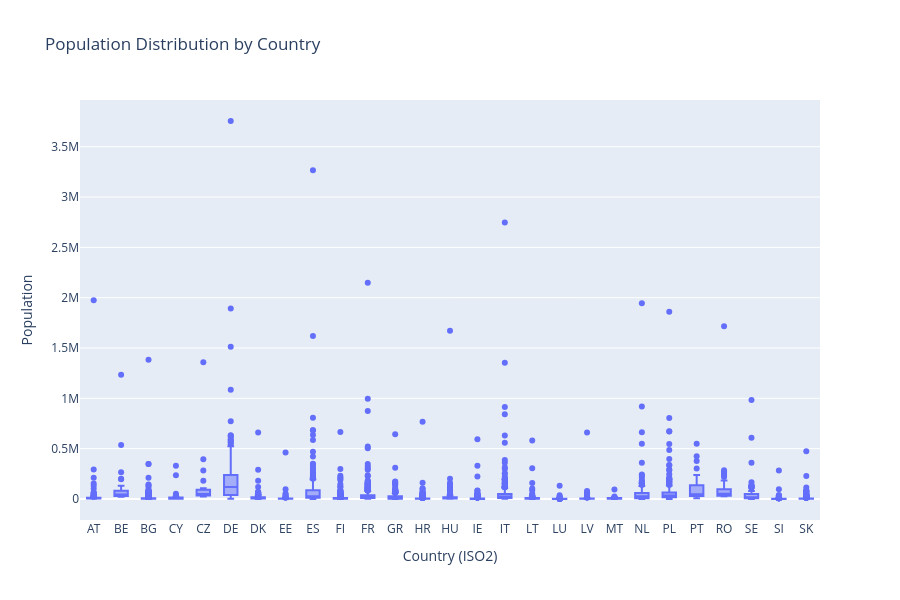

The cell this chart's notebook holds for it:
### Markdown cell above
##### City Dataset Population Boxplot

### Code cell
# Create a box plot to show population distribution by country
fig = px.box(
    df_cities,
    x='country',
    y='population',
    title='Population Distribution by Country',
    labels={'population': 'Population', 'country': 'Country (ISO2)'},
    height=600,
    hover_name='name_city'
)
fig.show()

### Figure 1 — Plotly figure (JSON) as saved in the notebook; plotly's stock layout.template omitted (floating-point values rounded to 4 significant figures; data arrays with more than 128 entries replaced by an {"elided": "..."} marker saying what was removed)
{"data": [{"alignmentgroup": "True", "hovertemplate": "<b>%{hovertext}</b><br><br>Country (ISO2)=%{x}<br>Population=%{y}<extra></extra>", "hovertext": {"elided": "5740 str values"}, "legendgroup": "", "marker": {"color": "#636efa"}, "name": "", "notched": false, "offsetgroup": "", "orientation": "v", "showlegend": false, "x": {"elided": "5740 str values"}, "x0": " ", "xaxis": "x", "y": {"elided": "5740 float values"}, "y0": " ", "yaxis": "y", "type": "box"}], "layout": {"xaxis": {"anchor": "y", "domain": [0.0, 1.0], "title": {"text": "Country (ISO2)"}}, "yaxis": {"anchor": "x", "domain": [0.0, 1.0], "title": {"text": "Population"}}, "legend": {"tracegroupgap": 0}, "title": {"text": "Population Distribution by Country"}, "boxmode": "group", "height": 600}}
